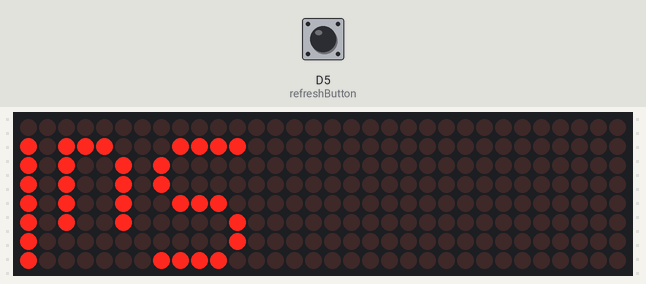
Simulated run of this sketch. Board: ESP8266 (Wemos D1 mini). Parts: 32×8 LED matrix. Inputs (shaded band) come from the test bench; at power-on: D5 (refreshButton) HIGH. WiFi joins after 1.5 s; servers stay silent unless stated; uploads are accepted with an empty reply; what the sketch prints to the serial monitor is not drawn.

Above: at 4.4 s.
4.5 s: D5 (refreshButton) pulled LOW for 3.2 s
At 6.1 s:
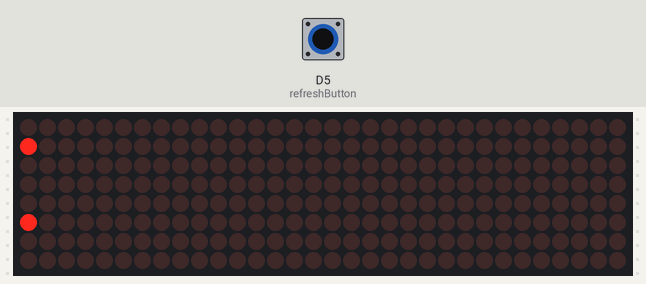
At 7.2 s:
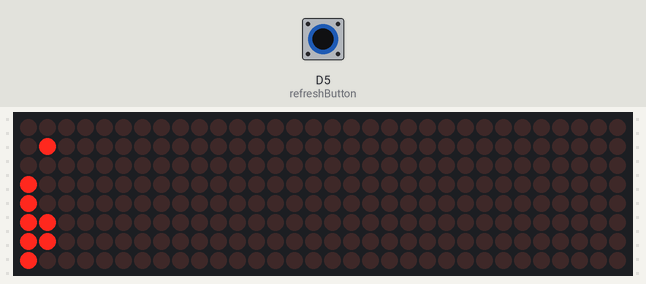
Timing chart, 0 to 8.7 s (numbered marks = the images above; inputs shaded):
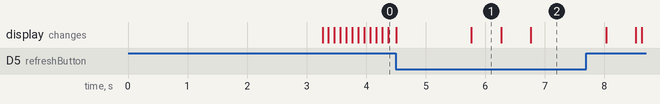

The sketch:

D1_mini_Youtube_counter.ino
```cpp
#include <ESP8266WiFi.h>
#include <WiFiClientSecure.h>
#include <ArduinoJson.h>
#include <MD_Parola.h>
#include <MD_MAX72XX.h>
#include <SPI.h>

#define HARDWARE_TYPE MD_MAX72XX::FC16_HW
#define MAX_DEVICES 4
#define DATA_PIN D8
#define CS_PIN D7
#define CLK_PIN D6

MD_Parola display = MD_Parola(HARDWARE_TYPE, DATA_PIN, CLK_PIN, CS_PIN, MAX_DEVICES);

const char* ssid = ""; //SSID
const char* password = ""; //Password
const char* apiKey = ""; //API Key
const char* channelId = ""; //Channel Id
const char* host = "www.googleapis.com";

WiFiClientSecure client;
const int refreshButton = D5;
long subscriberCount = 0;
long viewCount = 0;
char message[30];

unsigned long lastSwitchTime = 0;
bool showSubscribers = true;
int displayDuration = 5000;  // Default delay before switching

void setup() {
  pinMode(refreshButton, INPUT_PULLUP);
  Serial.begin(115200);
  display.begin();
  display.setIntensity(5);
  display.displayClear();
  display.setTextAlignment(PA_LEFT);
  display.setSpeed(50);
  display.setPause(1000);
  display.setZoneEffect(0, true, PA_FLIP_UD);
  display.setZoneEffect(0, true, PA_FLIP_LR);

  WiFi.begin(ssid, password);
  Serial.print("Connecting to WiFi");
  while (WiFi.status() != WL_CONNECTED) {
    delay(500);
    Serial.print(".");
  }
  Serial.println("Connected!");
  client.setInsecure();

  fetchYouTubeStats();
  updateDisplay();
}

void loop() {
  if (display.displayAnimate()) {
    display.displayReset();
  }

  if (digitalRead(refreshButton) == LOW) {
    fetchYouTubeStats();
    updateDisplay();
  }

  // Switch only after the full message scrolls
  if (millis() - lastSwitchTime > displayDuration) {
    Serial.println("here");
    lastSwitchTime = millis();
    showSubscribers = !showSubscribers;
    updateDisplay();
  }
}

void fetchYouTubeStats() {
  Serial.println("Fetching YouTube Stats...");
  if (!client.connect(host, 443)) {
    Serial.println("Connection failed!");
    return;
  }

  String url = "/youtube/v3/channels?part=statistics&id=" + String(channelId) + "&key=" + String(apiKey);
  client.print(String("GET ") + url + " HTTP/1.1\r\n" +
               "Host: " + host + "\r\n" +
               "Connection: close\r\n\r\n");

  String response = "";
  while (client.connected() || client.available()) {
    if (client.available()) {
      response += client.readString();
    }
  }
  client.stop();

  int jsonIndex = response.indexOf('{');
  if (jsonIndex != -1) {
    response = response.substring(jsonIndex);
    StaticJsonDocument<1024> doc;
    DeserializationError error = deserializeJson(doc, response);
    if (!error) {
      subscriberCount = doc["items"][0]["statistics"]["subscriberCount"].as<long>();
      viewCount = doc["items"][0]["statistics"]["viewCount"].as<long>();
      Serial.print("Subscribers: ");
      Serial.println(subscriberCount);
      Serial.print("Views: ");
      Serial.println(viewCount);
    }
  }
}

void updateDisplay() {
  // Ensure display is fully cleared
  display.displayClear();
  display.displayAnimate();  // Force an empty animation frame
  delay(500);  // Give time to fully clear

  // Set the correct message
  if (showSubscribers) {
    sprintf(message, "Subs: %ld", subscriberCount);
    Serial.println("Displaying Subscribers");
  } else {
    sprintf(message, "Views: %ld", viewCount);
    Serial.println("Displaying Views");
  }

  // Calculate display duration dynamically
  int textLength = strlen(message);
  displayDuration = textLength * 750;  // Adjust timing per character

  // Reset display animation before setting new text
  display.displayReset();

  // Display the new text
  display.displayScroll(message, PA_LEFT, PA_SCROLL_RIGHT, 100);
}
```
